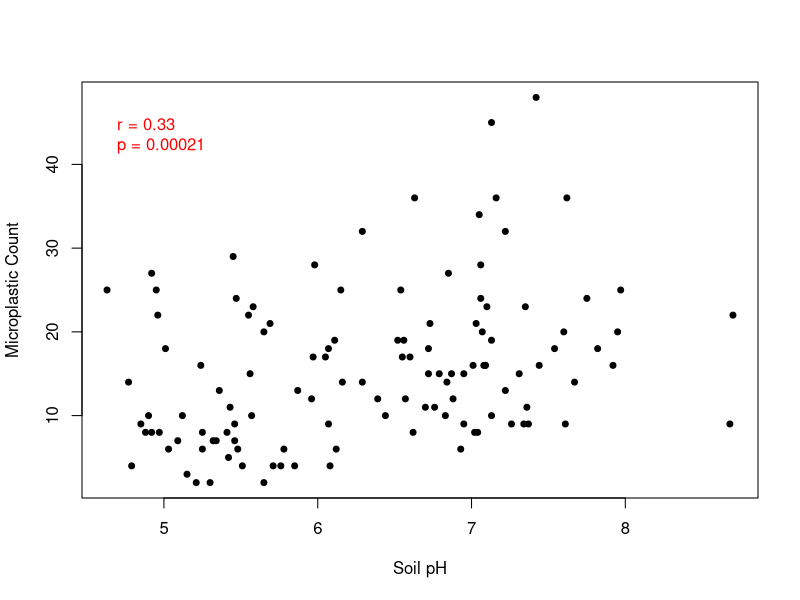
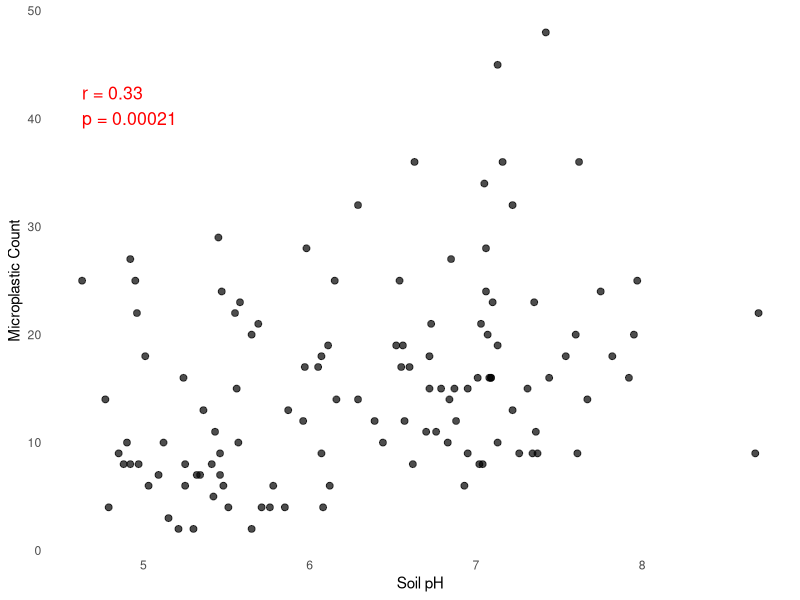

The R script that drew these images, in order:
# Define the data vectors
Soil_pH <- c(4.90,5.36,5.65,5.01,5.69,5.71,5.43,4.97,5.78,5.25,7.16,5.46,5.85,4.92,5.48,5.41,5.12,6.11,4.79,5.46,7.42,5.58,5.87,6.56,6.88,7.37,6.60,7.02,7.35,7.06,7.44,6.44,6.05,7.54,7.13,8.68,7.61,7.92,7.82,7.04,4.95,6.54,6.73,6.52,7.13,6.63,5.47,4.92,6.87,6.85,6.84,6.39,5.65,4.63,7.22,6.79,7.06,7.13,7.62,6.83,4.85,5.03,6.07,4.88,5.25,5.51,5.57,5.32,5.55,5.21,7.60,5.42,6.12,5.24,5.76,5.34,5.09,6.08,5.15,5.30,6.70,5.56,5.97,7.07,6.62,7.26,7.09,6.95,7.22,6.95,7.67,6.16,6.29,7.75,6.72,8.70,7.36,7.97,7.95,6.57,4.96,5.98,6.76,6.15,7.05,6.29,5.45,4.77,7.09,7.01,7.03,6.55,6.07,6.72,5.96,7.08,7.1,7.34,7.31,6.93)
MC <- c(10,13,2,18,21,4,11,8,6,6,36,7,4,8,6,8,10,19,4,9,48,23,13,19,12,9,17,8,23,28,16,10,17,18,19,9,9,16,18,8,25,25,21,19,45,36,24,27,15,27,14,12,20,25,13,15,24,10,36,10,9,6,18,8,8,4,10,7,22,2,20,5,6,16,4,7,7,4,3,2,11,15,17,20,8,9,16,15,32,9,14,14,14,24,18,22,11,25,20,12,22,28,11,25,34,32,29,14,16,16,21,17,9,15,12,16,23,9,15,6)

# Create data frame
df <- data.frame(Soil_pH, MC)

# Calculate correlation and p-value
cor_test <- cor.test(df$Soil_pH, df$MC)
correlation <- cor_test$estimate
p_value <- cor_test$p.value

# Base R scatterplot (no regression line)
plot(MC ~ Soil_pH, data = df,
     xlab = "Soil pH", 
     ylab = "Microplastic Count",
     pch = 19, col = "black", cex = 0.8)

# Add correlation and p-value text slightly below max
text(min(df$Soil_pH), max(df$MC) - 5,
     labels = paste0("r = ", round(correlation, 2), "\n",
                     "p = ", format.pval(p_value, digits = 2)),
     pos = 4, col = "red", cex = 1)

# ggplot2 version (no regression line, no gridlines)
library(ggplot2)

ggplot(df, aes(x = Soil_pH, y = MC)) +
  geom_point(color = "black", alpha = 0.7, size = 2) +
  labs(x = "Soil pH", 
       y = "Microplastic Count") +
  annotate("text", x = min(df$Soil_pH), y = max(df$MC) - 5,
           label = paste0("r = ", round(correlation, 2), 
                          "\n", "p = ", format.pval(p_value, digits = 2)),
           hjust = 0, vjust = 1, color = "red", size = 4.5) +
  theme_minimal() +
  theme(
    plot.title = element_text(hjust = 0.5),
    panel.grid.major = element_blank(),  # remove major gridlines
    panel.grid.minor = element_blank()   # remove minor gridlines
  )
